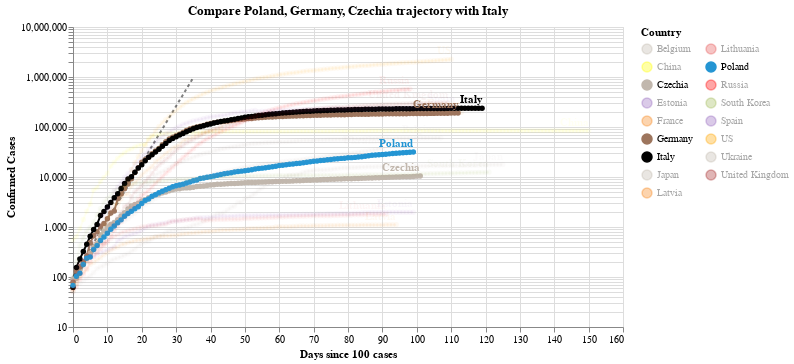

The notebook cell this image was saved under:
### Code cell
#hide_input
chart2 = make_since_chart(dff2,['Poland', 'Germany', 'Czechia'], baseline_countries)
chart2

### Figure 1 — Vega-Lite specification as saved in the notebook (floating-point values rounded to 4 significant figures; data arrays with more than 128 entries replaced by an {"elided": "..."} marker saying what was removed)
{"config": {"view": {"continuousWidth": 400, "continuousHeight": 300}}, "layer": [{"data": {"name": "data-628230001892d6798b50651be41d1b3e"}, "mark": {"type": "line", "color": "black", "opacity": 0.5, "strokeDash": [3, 3]}, "encoding": {"x": {"type": "quantitative", "field": "Days since 100 cases"}, "y": {"type": "quantitative", "field": "Confirmed Cases"}}}, {"data": {"name": "data-2f6817cfef0e8fa62a281af45e56b3cd"}, "mark": {"type": "line", "point": true}, "encoding": {"color": {"type": "nominal", "field": "Country", "legend": {"columns": 2}, "scale": {"domain": ["Belgium", "China", "Czechia", "Estonia", "France", "Germany", "Italy", "Japan", "Latvia", "Lithuania", "Poland", "Russia", "South Korea", "Spain", "US", "Ukraine", "United Kingdom"], "range": ["#C1B7AD", "yellow", "#C1B7AD", "#9467bd", "#F58518", "#9D755D", "black", "#C1B7AD", "#F58518", "#E45756", "#2495D3", "red", "#A1BA59", "#9467bd", "orange", "#C1B7AD", "brown"]}}, "opacity": {"condition": {"value": 1, "selection": "selector002"}, "value": 0.05}, "tooltip": [{"type": "nominal", "field": "Country"}, {"type": "temporal", "field": "Date"}, {"type": "quantitative", "field": "Confirmed Cases"}, {"type": "quantitative", "field": "Days since 100 cases"}], "x": {"type": "quantitative", "field": "Days since 100 cases"}, "y": {"type": "quantitative", "field": "Confirmed Cases", "scale": {"type": "log"}}}, "selection": {"selector002": {"type": "multi", "fields": ["Country"], "bind": "legend", "init": [{"Country": "Poland"}, {"Country": "Germany"}, {"Country": "Czechia"}, {"Country": "Italy"}]}}, "width": 550}, {"data": {"name": "data-2f6817cfef0e8fa62a281af45e56b3cd"}, "mark": {"type": "text", "align": "right", "dy": -8, "fontWeight": "bold"}, "encoding": {"color": {"type": "nominal", "field": "Country", "legend": {"columns": 2}, "scale": {"domain": ["Belgium", "China", "Czechia", "Estonia", "France", "Germany", "Italy", "Japan", "Latvia", "Lithuania", "Poland", "Russia", "South Korea", "Spain", "US", "Ukraine", "United Kingdom"], "range": ["#C1B7AD", "yellow", "#C1B7AD", "#9467bd", "#F58518", "#9D755D", "black", "#C1B7AD", "#F58518", "#E45756", "#2495D3", "red", "#A1BA59", "#9467bd", "orange", "#C1B7AD", "brown"]}}, "opacity": {"condition": {"value": 1, "selection": "selector002"}, "value": 0.05}, "text": {"type": "nominal", "field": "Country"}, "tooltip": [{"type": "nominal", "field": "Country"}, {"type": "temporal", "field": "Date"}, {"type": "quantitative", "field": "Confirmed Cases"}, {"type": "quantitative", "field": "Days since 100 cases"}], "x": {"type": "quantitative", "field": "Days since 100 cases"}, "y": {"type": "quantitative", "field": "Confirmed Cases", "scale": {"type": "log"}}}, "transform": [{"filter": "(datum['Date'] >= 1592611200000)"}], "width": 550}], "title": "Compare Poland, Germany, Czechia trajectory with Italy", "$schema": "https://vega.github.io/schema/vega-lite/v4.0.2.json", "datasets": {"data-628230001892d6798b50651be41d1b3e": [{"Days since 100 cases": 0, "Confirmed Cases": 100.0}, {"Days since 100 cases": 1, "Confirmed Cases": 130.0}, {"Days since 100 cases": 2, "Confirmed Cases": 169.0}, {"Days since 100 cases": 3, "Confirmed Cases": 219.7}, {"Days since 100 cases": 4, "Confirmed Cases": 285.6}, {"Days since 100 cases": 5, "Confirmed Cases": 371.3}, {"Days since 100 cases": 6, "Confirmed Cases": 482.7}, {"Days since 100 cases": 7, "Confirmed Cases": 627.5}, {"Days since 100 cases": 8, "Confirmed Cases": 815.7}, {"Days since 100 cases": 9, "Confirmed Cases": 1060.0}, {"Days since 100 cases": 10, "Confirmed Cases": 1379.0}, {"Days since 100 cases": 11, "Confirmed Cases": 1792.0}, {"Days since 100 cases": 12, "Confirmed Cases": 2330.0}, {"Days since 100 cases": 13, "Confirmed Cases": 3029.0}, {"Days since 100 cases": 14, "Confirmed Cases": 3937.0}, {"Days since 100 cases": 15, "Confirmed Cases": 5119.0}, {"Days since 100 cases": 16, "Confirmed Cases": 6654.0}, {"Days since 100 cases": 17, "Confirmed Cases": 8650.0}, {"Days since 100 cases": 18, "Confirmed Cases": 11250.0}, {"Days since 100 cases": 19, "Confirmed Cases": 14620.0}, {"Days since 100 cases": 20, "Confirmed Cases": 19000.0}, {"Days since 100 cases": 21, "Confirmed Cases": 24710.0}, {"Days since 100 cases": 22, "Confirmed Cases": 32120.0}, {"Days since 100 cases": 23, "Confirmed Cases": 41750.0}, {"Days since 100 cases": 24, "Confirmed Cases": 54280.0}, {"Days since 100 cases": 25, "Confirmed Cases": 70560.0}, {"Days since 100 cases": 26, "Confirmed Cases": 91730.0}, {"Days since 100 cases": 27, "Confirmed Cases": 119300.0}, {"Days since 100 cases": 28, "Confirmed Cases": 155000.0}, {"Days since 100 cases": 29, "Confirmed Cases": 201500.0}, {"Days since 100 cases": 30, "Confirmed Cases": 262000.0}, {"Days since 100 cases": 31, "Confirmed Cases": 340600.0}, {"Days since 100 cases": 32, "Confirmed Cases": 442800.0}, {"Days since 100 cases": 33, "Confirmed Cases": 575600.0}, {"Days since 100 cases": 34, "Confirmed Cases": 748300.0}, {"Days since 100 cases": 35, "Confirmed Cases": 972800.0}], "data-2f6817cfef0e8fa62a281af45e56b3cd": {"elided": "1866 records"}}}
